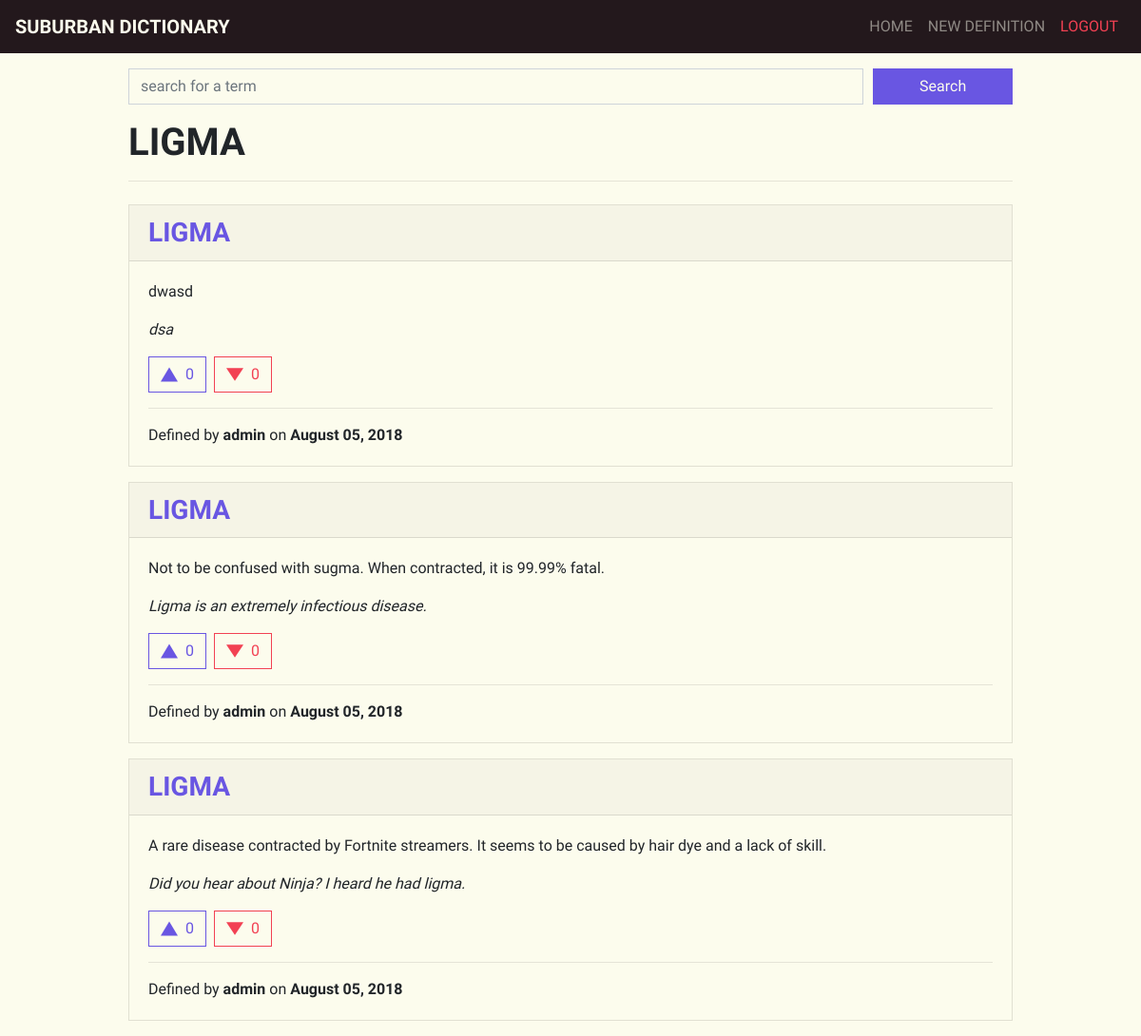
Page /term/ligma on the earlier database version.
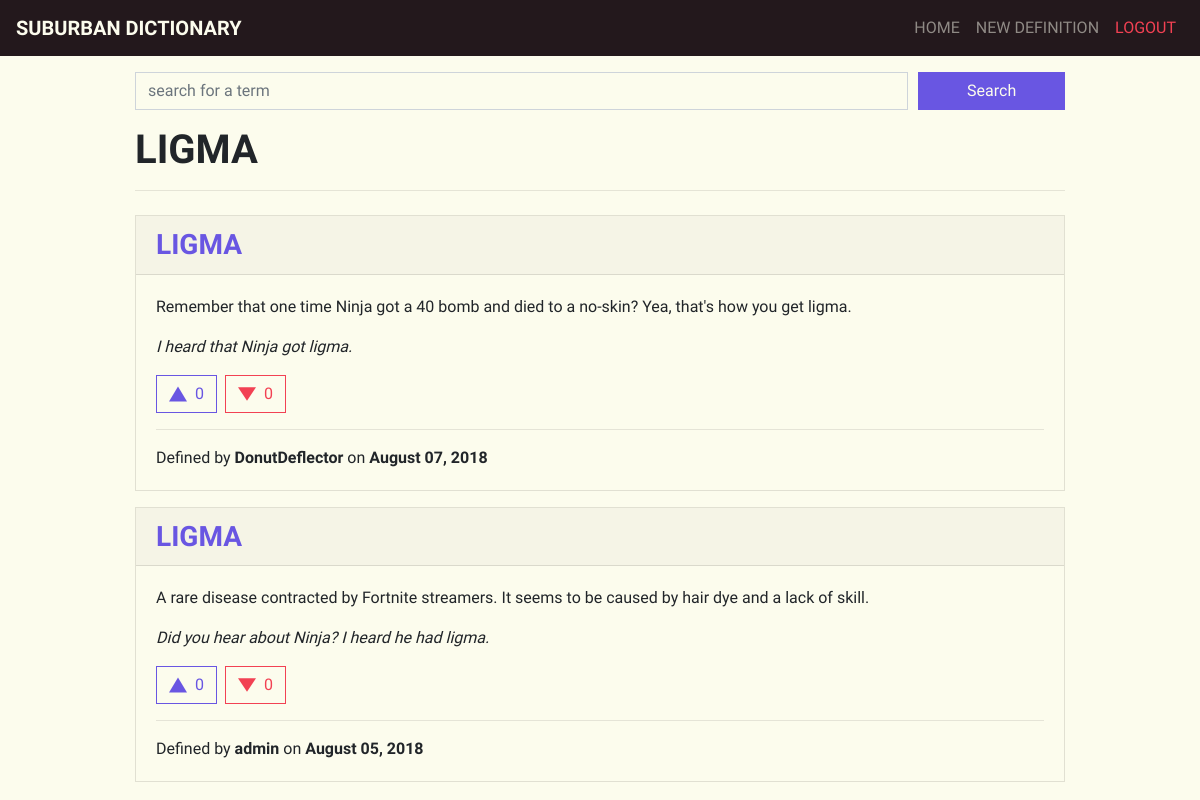
Same page on the later database version.
### suburban_dictionary/models.py (models this page shows, shortened)
class Term(models.Model):
    name = models.CharField(max_length=64)
    class Meta:
        ordering = ["name"]
    def __str__(self):
        return f"{self.name}"

class Definition(models.Model):
    term = models.ForeignKey(
        Term, on_delete=models.CASCADE, related_name="term")
    definition = models.TextField()
    example = models.TextField()
    username = models.ForeignKey(
        settings.AUTH_USER_MODEL, on_delete=models.CASCADE)
    created_date = models.DateTimeField(auto_now_add=True)
    likes = models.ManyToManyField(
        settings.AUTH_USER_MODEL, blank=True, related_name="liked")
    dislikes = models.ManyToManyField(
        settings.AUTH_USER_MODEL, blank=True, related_name="disliked")
    class Meta:
        ordering = ["term"]

### suburban_dictionary/views.py (the view)
# urls.py: path("term/<term_name>", views.term, name="term"),
def term(request, term_name):
    term_name = term_name.replace("_", " ")
    if Term.objects.filter(name=term_name).count() == 0:
        return render(request, "suburban_dictionary/no_term.html")
    term = Term.objects.get(name=term_name)
    definitions = Definition.objects.filter(term=term)
    return render(request, "suburban_dictionary/term.html",
                  {"term": term, "definitions": definitions})

### suburban_dictionary/templates/suburban_dictionary/term.html (shortened to what this page needs)
{% extends "suburban_dictionary/layouts/default.html" %}
{% block body %}
  {% include "suburban_dictionary/includes/navbar.html" %}
<div class="container navbar-margin">
  {% include "suburban_dictionary/includes/terms_searchbar.html" %}
  <div class="definitions-container">
    <h1 class="text-uppercase">{{ term }}</h1>
    <hr class="mb-4">
  {% for definition in definitions reversed %}
    {% include "suburban_dictionary/includes/definition_card.html" %}
  {% endfor %}
  </div>
</div>
{% endblock %}

### suburban_dictionary/templates/suburban_dictionary/layouts/default.html (shortened to what this page needs)
{% load static %}
<!DOCTYPE html>
<head>
  {% load static from staticfiles %}
  <link rel="stylesheet" href="{% static 'suburban_dictionary/css/suburban_dictionary.css' %}">
</head>
<body>
  <div class="content">
    {% block body %}
    {% endblock %}
  </div>
</body>

### suburban_dictionary/templates/suburban_dictionary/includes/navbar.html (shortened to what this page needs)
<nav class="navbar navbar-expand-sm navbar-dark bg-dark fixed-top">
  <a class="navbar-brand font-weight-bold mr-1" href="{% url 'index' %}">SUBURBAN DICTIONARY</a>
  <div class="collapse navbar-collapse" id="navbarSupportedContent">
    <ul class="navbar-nav ml-auto text-uppercase">
      {% if page == "landing_page" %}
      <li class="nav-item">
        <a class="nav-link btn-primary mr-3 px-3" role="button"
        href="{% url 'login' %}">
          Login
        </a>
      </li>
      <li class="nav-item">
        <a class="nav-link btn-primary px-3" role="button"
        href="{% url 'register' %}">
          Register
        </a>
      </li>
      {% else %}
      <li class="nav-item">
        <a class="nav-link" href="{% url 'index' %}">Home
        </a>
      </li>
      <li class="nav-item">
        <a class="nav-link" href="{% url 'new_definition' %}">
          New Definition
        </a>
      </li>
      <li class="nav-item">
        <a class="nav-link text-danger" href="{% url 'logout' %}">Logout
        </a>
      </li>
      {% endif %}
    </ul>
  </div>
</nav>

### suburban_dictionary/templates/suburban_dictionary/includes/terms_searchbar.html (shortened to what this page needs)
<form action="{% url 'search_for_term' %}" method="post">
  <div class="form-row">
    <div class="form-group col-8 col-md-10">
      <input name="search_query" type="search_query" class="form-control"
      id="search-query-input" aria-describedby="search query"
      placeholder="search for a term" required></input>
    </div>
    <div class="form-group col-4 col-md-2">
      <button class="btn btn-primary full-width">Search</button>
    </div>
  </div>
</form>

### suburban_dictionary/templates/suburban_dictionary/includes/definition_card.html (shortened to what this page needs)
<div class="card mb-3">
  <div class="card-header">
    <h3 class="text-uppercase">
      <a href="{% url 'term' definition.term %}">
        {{definition.term }}
      </a>
    </h3>
  </div>
  <div class="card-body">
    <p>{{ definition.definition }}</p>
    <p class="font-italic">{{ definition.example }}</p>
    <div data-definition_id="{{ definition.id }}" class="d-flex like-dislike-container">
      <button data-definition_id="{{ definition.id }}"
      class="btn btn-outline-primary d-flex align-items-center like-button mr-2"
      id="like-button-{{ definition.id }}">
        <svg class="like-icon mr-2" id="like-icon-{{ definition.id }}"
        xmlns="http://www.w3.org/2000/svg" width="18" height="18" viewBox="0 0 24 24">
          <path fill="#6956e2" d="M24 22h-24l12-20z"/>
        </svg>
        <span id="like-counter-{{ definition.id }}" class="like-counter">
          {{ definition.likes.count }}
        </span>
      </button>
      <button data-definition_id="{{ definition.id }}"
      class="btn btn-outline-danger d-flex align-items-center dislike-button"
      id="dislike-button-{{ definition.id }}">
        <svg class="dislike-icon mr-2" id="dislike-icon-{{ definition.id }}"
        xmlns="http://www.w3.org/2000/svg" width="18" height="18" viewBox="0 0 24 24">
          <path fill="#f24153" d="M12 21l-12-18h24z"/>
        </svg>
        <span id="dislike-counter-{{ definition.id }}" class="dislike-counter">
          {{ definition.dislikes.count }}
        </span>
      </button>
    </div>
    <hr>
    <div class="metadata-container">
      <span class="d-block">
        <span>
          Defined by
        </span>
        <span class="font-weight-bold">
          {{ definition.username }}
        </span>
        <span>
          on
        </span>
        <span class="font-weight-bold">
          {{ definition.created_date | date:"F d, Y" }}
        </span>
      </span>
    </div>
  </div>
</div>

Differences in the rows shown:
removed Definition: term "LIGMA", definition "dwasd", example "dsa", likes.count "0", dislikes.count "0", username "admin", created_date "August 05, 2018"
removed Definition: term "LIGMA", definition "Not to be confused with sugma. When contracted, it is 99.99% fatal.", example "Ligma is an extremely infectious disease.", likes.count "0", dislikes.count "0", username "admin", created_date "August 05, 2018"
added Definition: term "LIGMA", definition "Remember that one time Ninja got a 40 bomb and died to a no-skin? Yea, that's how you get ligma.", example "I heard that Ninja got ligma.", likes.count "0", dislikes.count "0", username "DonutDeflector", created_date "August 07, 2018"
